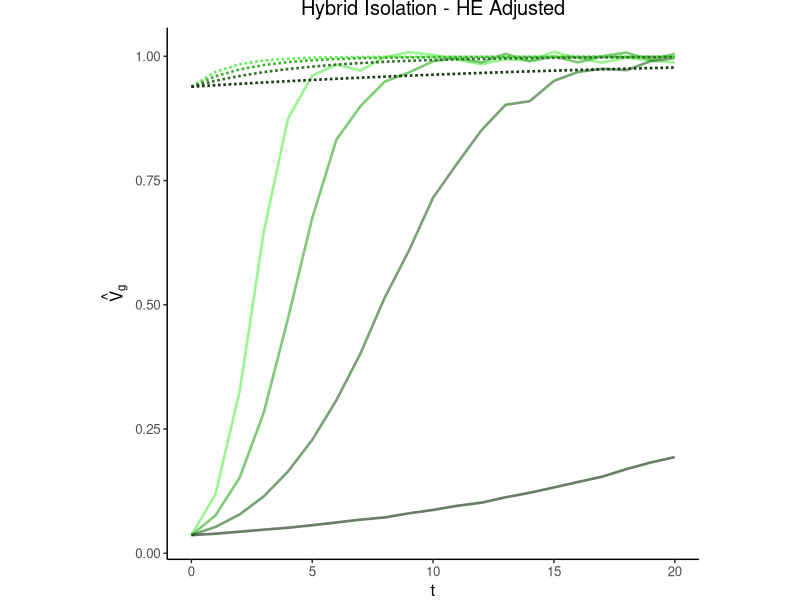
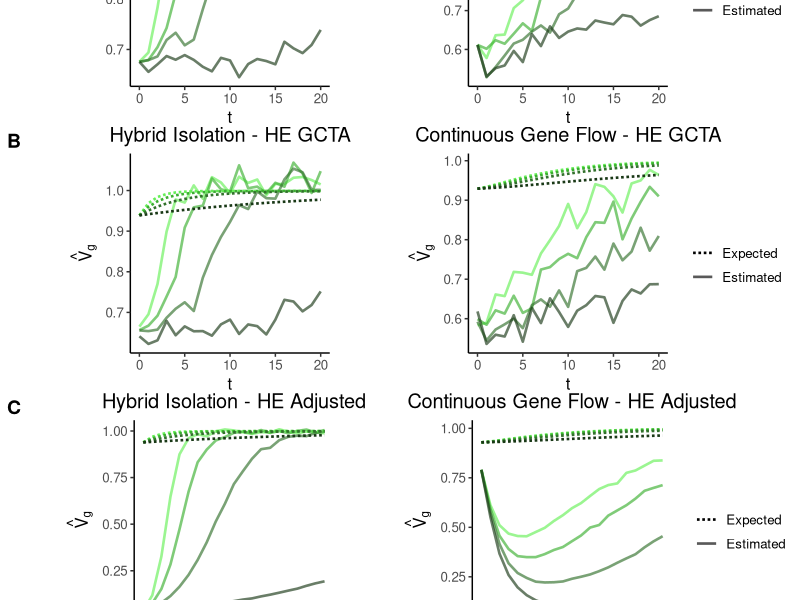

Recreate these plots in R, in order. (Note: this script raises an error after producing the figures.)
# plot vg results Haseman-Elston regression analysis 

# load summary stat, average of 10 reps 
library(data.table)

HE_HI=fread("HEreg_HI.txt", header=T)
HE_CGF=fread("HEreg_CGF.txt", header=T)

HE_HI_zero=fread("HE_HI_zero_summary.txt", header=T)
HE_CGF_zero=fread("HE_CGF_zero_summary.txt", header=T)

# A function factory for getting integer y-axis values.
integer_breaks <- function(n = 5, ...) {
  fxn <- function(x) {
    breaks <- floor(pretty(x, n, ...))
    names(breaks) <- attr(breaks, "labels")
    breaks
  }
  return(fxn)
}


# plot vg estimate and expected 
fig4A=function(data, yobs, yexp, ylab, title, legend.position="right"){
  library(ggplot2)
  ggplot() +
    geom_line(data=data, linewidth=0.9, alpha = 0.65, #transparent this line
              aes(x=t, y = yobs,                               
                  linetype = "obs",
                  group=interaction(P, cov), 
                  color=interaction(P, cov))) +
    geom_line(data=data, linewidth=0.9, 
              aes(x=t, y = yexp, 
                  linetype = "exp",
                  group=interaction(P, cov),
                  color=interaction(P, cov))) +
    # geom_line(data=HE_CGF_zero, linewidth=0.9,
    #           aes(x=t, y=vg_zeros_noa,
    #               linetype = "obs",
    #               group=interaction(P, cov),
    #               color=interaction(P, cov)))+
    #scale_y_log10(limits=c(0.9, 2.1)) +
    scale_linetype_manual("", 
                          breaks = c("obs",   "exp"),
                          values = c("solid",  "11"),
                          labels = c("Estimated",
                                     "Expected")) +
    scale_colour_manual("", 
                        values = c('#92c5de','#4393c3','#2166ac','#053061',
                                   '#f4a582','#d6604d','#b2182b','#67001f'),
                                   # '#65ef57','#3baf30','#32712c','#193816'),
                        labels = c("P=0", "P=0.3", "P=0.6", "P=0.9",
                                   "P=0", "P=0.3", "P=0.6", "P=0.9"
                                   # "P=0", "P=0.3", "P=0.6", "P=0.9"
                        )) +
    theme_classic() +
    xlab("t") +
    ylab(ylab)  + 
    ggtitle(title) +
    theme(aspect.ratio = 1, 
          plot.title = element_text(hjust = 0.5), # to center the title
          legend.position = legend.position, 
          legend.text.align = 0, #left align legend
          text = element_text(size = 12),
          plot.margin = unit(c(0, 0, 0, 0), 'cm')
    ) + 
    guides(color = "none", # no show color legend
           linetype = guide_legend(order = 2, reverse = T)
    )
}

#color legend only
fig4color=function(data){
  library(ggplot2)
  ggplot() +
    geom_line(data=data, linewidth=0.9, alpha = 0.65, #transparent this line
              aes(x=t, y = tau2_2,                               
                  linetype = "obs",
                  group=interaction(P, cov), 
                  color=interaction(P, cov))) +
    geom_line(data=data, linewidth=0.9, 
              aes(x=t, y = exp.vg, 
                  linetype = "exp",
                  group=interaction(P, cov),
                  color=interaction(P, cov))) +
    #scale_y_log10(limits=c(0.9, 2.1)) +
    scale_linetype_manual("", 
                          breaks = c("obs",   "exp"),
                          values = c("solid",  "11"),
                          labels = c("Estimated\n(standard)",
                                     "Expected")) +
    scale_colour_manual("", 
                        values = c('#92c5de','#4393c3','#2166ac','#053061',
                                   '#f4a582','#d6604d','#b2182b','#67001f'),
                                   # '#65ef57','#3baf30','#32712c','#193816'),
                        labels = c("P=0", "P=0.3", "P=0.6", "P=0.9",
                                   "P=0", "P=0.3", "P=0.6", "P=0.9"
                                   # "P=0", "P=0.3", "P=0.6", "P=0.9"
                        )) +
    theme_classic() +
    xlab("t") +
    ylab(expression(hat(V)[g]))  + 
    theme(aspect.ratio = 1, 
          legend.position = "bottom", #hide legend for HI
          text = element_text(size = 12)
    ) + 
    guides(color =  guide_legend(order = 1, nrow=2, 
                                 byrow = T, reverse = T,
                                 override.aes = list(linewidth = 2)),  # thicken the line in legend
           linetype = "none" 
    )}
HI_color=fig4color(HE_HI)


# HE pos/neg unadjusted manual
HIa_HE=fig4A(data=HE_HI, 
             yobs = HE_HI$vg_HEreg_noa, 
             yexp = HE_HI$var.prs.geno,
             ylab = expression(hat(V)[g]),
             title="Hybrid Isolation - HE",
             legend.position = "none") 

CGFa_HE=fig4A(data=HE_CGF, 
              yobs = HE_CGF$vg_HEreg_noa, 
              yexp = HE_CGF$var.prs.geno,
              ylab = expression(hat(V)[g]),
              title="Continuous Gene Flow - HE")

# the HEreg RESULT vg_HEreg_gcta is VG/VP
# vg_HEreg_new is the result of vg_HEreg * var.pheno, ie VG
#HE pos/neg GCTA
HIa_gcta=fig4A(data=HE_HI, 
                yobs = HE_HI$vg_HEreg_new, 
                yexp = HE_HI$var.prs.geno,
                ylab = expression(hat(V)[g]),
                title="Hybrid Isolation - HE GCTA",
               legend.position = "none") 

CGFa_gcta=fig4A(data=HE_CGF, 
                yobs = HE_CGF$vg_HEreg_new, 
                yexp = HE_CGF$var.prs.geno,
                ylab = expression(hat(V)[g]),
                title="Continuous Gene Flow - HE GCTA") 


#HE pos/neg adjusted manual
HI_HE_adj=fig4A(data=HE_HI, 
                yobs = HE_HI$vg_HEreg_a, 
                yexp = HE_HI$var.prs.geno,
                ylab = expression(hat(V)[g]),
                title="Hybrid Isolation - HE adjusted",
                legend.position = "none") 

CGF_HE_adj=fig4A(data=HE_CGF, 
                 yobs = HE_CGF$vg_HEreg_a, 
                 yexp = HE_CGF$var.prs.geno,
                 ylab = expression(hat(V)[g]),
                 title="Continous Gene Flow - HE adjusted") 


# plot vg estimate and expected for neutral trait
fig4Azero=function(data, yobs, yexp, ylab, title, legend.position="right"){
  library(ggplot2)
  ggplot() +
    geom_line(data=data, linewidth=0.9, alpha = 0.65, #transparent this line
              aes(x=t, y = yobs,                               
                  linetype = "obs",
                  group=interaction(P, cov), 
                  color=interaction(P, cov))) +
    geom_line(data=data, linewidth=0.9, 
              aes(x=t, y = yexp, 
                  linetype = "exp",
                  group=interaction(P, cov),
                  color=interaction(P, cov))) +
    #scale_y_log10(limits=c(0.9, 2.1)) +
    scale_linetype_manual("", 
                          breaks = c("obs",   "exp"),
                          values = c("solid",  "11"),
                          labels = c("Estimated",
                                     "Expected")) +
    scale_colour_manual("", 
                        values = c('#65ef57','#3baf30','#32712c','#193816'),
                        labels = c("P=0", "P=0.3", "P=0.6", "P=0.9")) +
    theme_classic() +
    xlab("t") +
    ylab(ylab)  + 
    ggtitle(title) +
    theme(aspect.ratio = 1, 
          plot.title = element_text(hjust = 0.5), # to center the title
          legend.position = legend.position, 
          legend.text.align = 0, #left align legend
          text = element_text(size = 12),
          plot.margin = unit(c(0, 0, 0, 0), 'cm')
    ) + 
    guides(color = "none", # no show color legend
           linetype = guide_legend(order = 2, reverse = T)
    )
}

#color legend only
fig4colorzero=function(data){
  library(ggplot2)
  ggplot() +
    geom_line(data=data, linewidth=0.9, alpha = 0.65, #transparent this line
              aes(x=t, y = vg_zero_adj,                               
                  linetype = "obs",
                  group=interaction(P, cov), 
                  color=interaction(P, cov))) +
    geom_line(data=data, linewidth=0.9, 
              aes(x=t, y = vg_123, 
                  linetype = "exp",
                  group=interaction(P, cov),
                  color=interaction(P, cov))) +
    #scale_y_log10(limits=c(0.9, 2.1)) +
    scale_linetype_manual("", 
                          breaks = c("obs",   "exp"),
                          values = c("solid",  "11"),
                          labels = c("Estimated\n(standard)",
                                     "Expected")) +
    scale_colour_manual("", 
                        values = c('#65ef57','#3baf30','#32712c','#193816'),
                        labels = c("P=0", "P=0.3", "P=0.6", "P=0.9")) +
    theme_classic() +
    xlab("t") +
    ylab(expression(hat(V)[g]))  + 
    theme(aspect.ratio = 1, 
          legend.position = "bottom", #hide legend for HI
          text = element_text(size = 12)
    ) + 
    guides(color =  guide_legend(order = 1, nrow=1, 
                                 byrow = T, reverse = T,
                                 override.aes = list(linewidth = 2)),  # thicken the line in legend
           linetype = "none" 
    )}
HI_color_zero=fig4colorzero(HE_HI_zero)

#HE Zeros adjusted manual
HI_HE_zero=fig4Azero(data=HE_HI_zero,
                 yobs = HE_HI_zero$vg_zero_adj,
                 yexp = HE_HI_zero$vg_123,
                 ylab = expression(hat(V)[g]),
                 title="Hybrid Isolation - HE Adjusted",
                 legend.position = "none")
print(HI_HE_zero)

CGF_HE_zero=fig4Azero(data=HE_CGF_zero,
                 yobs = HE_CGF_zero$vg_zero_adj,
                 yexp = HE_CGF_zero$vg_123,
                 ylab = expression(hat(V)[g]),
                 title="Continuous Gene Flow - HE Adjusted")

#HE zeros unadjusted manual
HI_HE_zero_noa=fig4Azero(data=HE_HI_zero,
                 yobs = HE_HI_zero$vg_zeros_noa,
                 yexp = HE_HI_zero$vg_123,
                 ylab = expression(hat(V)[g]),
                 title="Hybrid Isolation - HE",
                 legend.position = "none")

CGF_HE_zero_noa=fig4Azero(data=HE_CGF_zero,
                  yobs = HE_CGF_zero$vg_zeros_noa,
                  yexp = HE_CGF_zero$vg_123,
                  ylab = expression(hat(V)[g]),
                  title="Continuous Gene Flow - HE")

#HE zeros unadjusted from gcta
HI_HE_zero_gcta=fig4Azero(data=HE_HI_zero,
                     yobs = HE_HI_zero$vg_HEreg_new,
                     yexp = HE_HI_zero$vg_123,
                     ylab = expression(hat(V)[g]),
                     title="Hybrid Isolation - HE GCTA",
                     legend.position = "none")

CGF_HE_zero_gcta=fig4Azero(data=HE_CGF_zero,
                      yobs = HE_CGF_zero$vg_HEreg_new,
                      yexp = HE_CGF_zero$vg_123,
                      ylab = expression(hat(V)[g]),
                      title="Continuous Gene Flow - HE GCTA")


library(ggpubr)
#zeros
plt_zero=ggarrange(HI_HE_zero_noa, CGF_HE_zero_noa,
                   HI_HE_zero_gcta, CGF_HE_zero_gcta,
                   HI_HE_zero, CGF_HE_zero,
              ncol = 2, nrow = 3, 
              labels = c("A", "", "B", "", "C", ""),
              align = c("h")) %>% # to move the legend closer 
  gridExtra::grid.arrange(get_legend(HI_color_zero), 
                          #heights = unit(c(160, 10), "mm")
                          heights = unit(c(8, 0.8), "in")
  )   

#save output zero
ggsave("HE_vg_adj_zero.png", plot=plt_zero,
       width = 9, height = 9, dpi = 300, units = "in", device='png')

#pos/neg
plt_cov=ggarrange(HIa_HE, CGFa_HE,
                  HIa_gcta, CGFa_gcta,
                  HI_HE_adj, CGF_HE_adj,
                  ncol = 2, nrow = 3, 
                  labels = c("A", "", "B", "", "C", ""),
                  align = c("h")) %>% # to move the legend closer 
  gridExtra::grid.arrange(get_legend(HI_color), 
                          #heights = unit(c(160, 10), "mm")
                          heights = unit(c(8, 0.8), "in")
  )  

#save output pos/neg
ggsave("HE_vg_adjusted.png", plot=plt_cov,
       width = 9, height = 9, dpi = 300, units = "in", device='png')


